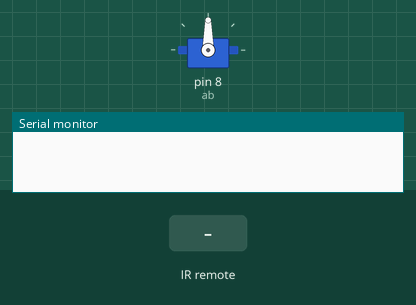
The sketch below on a simulated Arduino Uno, built with avr-gcc and run on an emulated ATmega328P. On the bench: servo, the last lines printed to the serial monitor. The inputs (shaded band) are chosen by the test bench.

Above: at 1.2 s.
1.3 s: infrared code 0xFFB04F received
At 1.78 s:
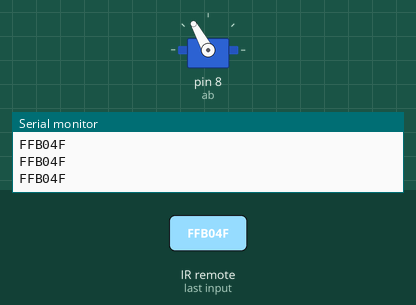
At 3.8 s:
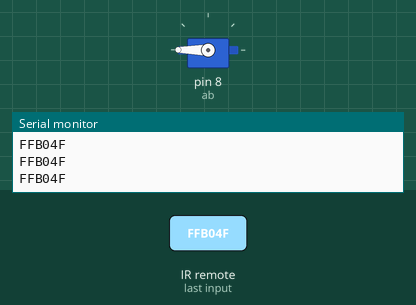
4.3 s: infrared code 0xFF9867 received
At 7.7 s:
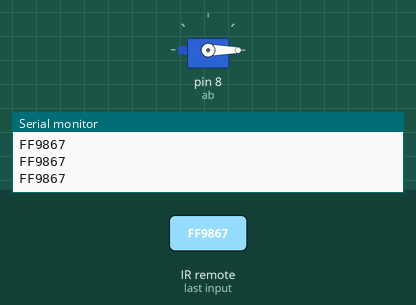
Timing chart, 0 to 9.2 s (numbered marks = the images above; inputs shaded):
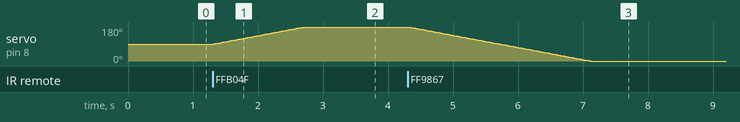

Measured:
- after the input at 1.3 s, servo on pin 8 (ab): moves from 90° to 180° over 1.4 s, starting at once
- after the input at 4.3 s, servo on pin 8 (ab): moves from 180° to 0° over 2.8 s, starting at once

The sketch:

Servo_Remote.ino
```cpp
// (licence header left out)
#include <IRremote.h>
#include <Servo.h>

Servo ab;

int RECV_PIN = 11;
int x=90;
int ledState=LOW;

IRrecv irrecv(RECV_PIN);

decode_results results;

void setup()
{
  Serial.begin(9600);
  ab.attach(8);
  irrecv.enableIRIn(); // Start the receiver
}

void loop()
{
  if (irrecv.decode(&results))
  {
    Serial.println(results.value,HEX);
    if(results.value==0xFFB04F)//display 90 on the monitor
    {
      while(results.value!=0xFFE21D)
      {
        ab.write(x);
        delay(15);
        if(x>=180)
        {
          break;
        }
        x++;
        if (irrecv.decode(&results))
        {
          Serial.println(results.value,HEX);
        }
      }
    }

    if(results.value==0xFF9867)//display 90 on the monitor
    {
      while(results.value!=0xFFE21D)
      {
        ab.write(x);
        delay(15);
        if(x<=0)
        {
          break;
        }
        x--;
        if (irrecv.decode(&results))
        {
          Serial.println(results.value,HEX);
        }
      }
    }

    irrecv.resume(); // Receive the next value
  }
}
```
